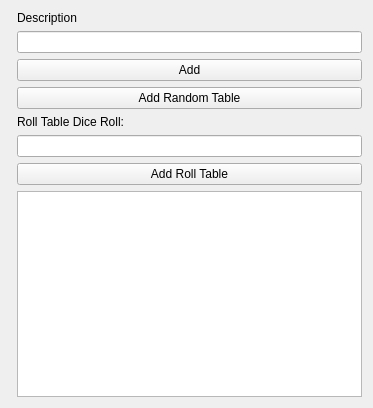
<?xml version="1.0" encoding="UTF-8"?>
<ui version="4.0">
 <class>Descriptions</class>
 <widget class="QWidget" name="Descriptions">
  <property name="geometry">
   <rect>
    <x>0</x>
    <y>0</y>
    <width>373</width>
    <height>408</height>
   </rect>
  </property>
  <property name="windowTitle">
   <string>Form</string>
  </property>
  <layout class="QFormLayout" name="formLayout">
   <item row="1" column="1">
    <widget class="QLabel" name="label">
     <property name="text">
      <string>Description</string>
     </property>
    </widget>
   </item>
   <item row="2" column="1">
    <widget class="QLineEdit" name="lineEdit"/>
   </item>
   <item row="3" column="1">
    <widget class="QPushButton" name="pushButton">
     <property name="text">
      <string>Add</string>
     </property>
    </widget>
   </item>
   <item row="7" column="1">
    <widget class="QPushButton" name="pushButton_2">
     <property name="text">
      <string>Add Roll Table</string>
     </property>
    </widget>
   </item>
   <item row="6" column="1">
    <widget class="QLineEdit" name="lineEdit_2"/>
   </item>
   <item row="9" column="1">
    <widget class="QTreeView" name="treeView"/>
   </item>
   <item row="5" column="1">
    <widget class="QLabel" name="label_2">
     <property name="text">
      <string>Roll Table Dice Roll:</string>
     </property>
    </widget>
   </item>
   <item row="4" column="1">
    <widget class="QPushButton" name="pushButton_3">
     <property name="text">
      <string>Add Random Table</string>
     </property>
    </widget>
   </item>
  </layout>
 </widget>
 <resources/>
 <connections/>
</ui>
